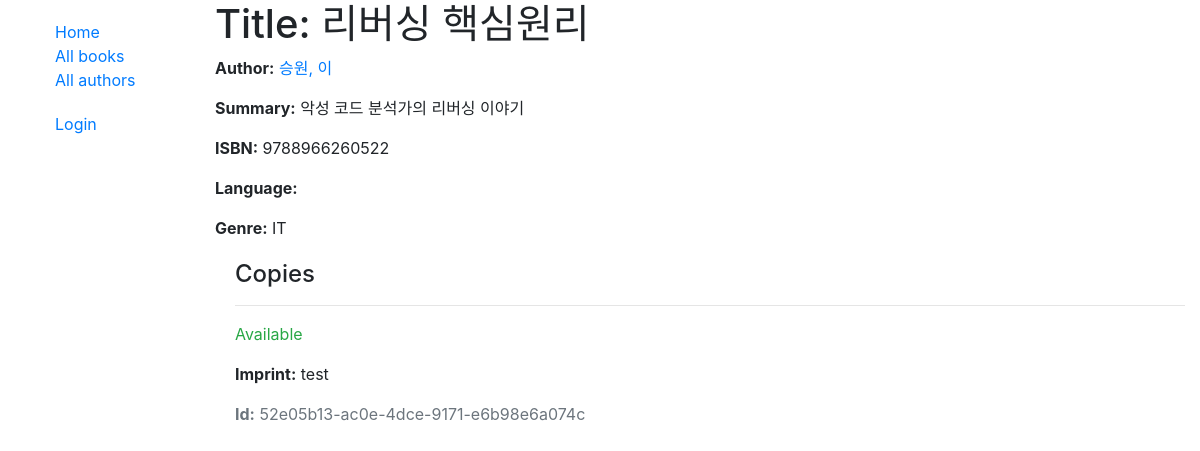
/catalog/book/1, run on the app's committed database.
### catalog/models.py (models this page shows, shortened)
class Book(models.Model):
    title = models.CharField(max_length=200)
    author = models.ForeignKey('Author', on_delete=models.SET_NULL, null=True)
    summary = models.TextField(max_length=1000, help_text='Enter a brief(짧은) description of the book')
    isbn = models.CharField('ISBN', max_length=13,
                            help_text='13 Character <a href="https://www.isbn-international.org/content/what-isbn">ISBN number</a>')
    genre = models.ManyToManyField(Genre, help_text='Select a genre for this book')
    def display_genre(self):
        """Create a string for the Genre. This is required to display genre in Admin."""
        return ', '.join(genre.name for genre in self.genre.all()[:3])
    display_genre.short_description = 'Genre'

class Author(models.Model):
    first_name = models.CharField(max_length=100)
    last_name = models.CharField(max_length=100)
    date_of_birth = models.DateField(null=True, blank=True)
    date_of_death = models.DateField('Died', null=True, blank=True)
    class Meta: # 메타데이터 옵션들은 모델에 무슨 데이터베이스를 사용해야만 하는가 그리고 데이터가 어떻게 저장되는가를 제어합니다.
        ordering = ['last_name', 'first_name']
        permissions = (("can_mark_returned", "Set book as returned"),)
    def __str__(self):
        return f'{self.last_name}, {self.first_name}'

class Genre(models.Model):
    name = models.CharField(max_length=200, help_text="Enter a book genre (e.g. Science Fiction")
    def __str__(self): # 최소한, 모든 모델마다 표준 파이썬 클래스의 메소드인 __str__() 을 정의하여 각각의 object 가 사람이 읽을 수 있는 문자열을 반환(return)하도록 합니다.
        return self.name

class BookInstance(models.Model):
    """ ForeignKey : 연관된 Book 을 식별하기 위해(각각의 책은 많은 복사본을 가질 수 있지만, 복사본은 하나의 Book 만을 가질 수 있음).
        CharField  : 책의 출판사(imprint)(특정한 발간일)을 나타내기 위해."""
    id = models.UUIDField(primary_key=True, default=uuid.uuid4, help_text='Unique ID for this particular book across whole library')
    book = models.ForeignKey('Book', on_delete=models.SET_NULL, null=True)
    imprint = models.CharField(max_length=200)
    due_back = models.DateField(null=True, blank=True)
    LOAN_STATUS = (
        ('m', 'Maintenance'), # 유지관리
        ('o', 'On loan'), # 대여됨
        ('a', 'Available'), # 이용가능
        ('r', 'Reserved'), # 예약됨
    )
    status = models.CharField(     # 선택/선택 목록(choice/selection list)을 정의하는 CharField 입니다.
        max_length=1,
        choices=LOAN_STATUS,
        blank=True,
        default='m',
        help_text='Book availability',
    )
    class Meta:
        ordering = ['due_back']
    borrower = models.ForeignKey(User, on_delete=models.SET_NULL, null=True, blank=True)

### catalog/views.py (the view)
# urls.py: re_path(r'^book/(?P<pk>\d+)$', views.BookDetailView.as_view(), name='book-detail'),
class BookDetailView(generic.DetailView):
    model = Book

### catalog/templates/catalog/book_detail.html (shortened to what this page needs)
{% extends "base_generic.html" %}
{% block content %}
<h1>Title: {{ book.title }}</h1>
<p><strong>Author:</strong> <a href="{% url 'author-detail' book.author.pk %}">{{ book.author }}</a></p>
<p><strong>Summary:</strong> {{ book.summary }}</p>
<p><strong>ISBN:</strong> {{ book.isbn }}</p>
<p><strong>Language:</strong> {{ book.language }}</p>
<p><strong>Genre:</strong> {% for genre in book.genre.all %}{{genre}}{% if not forloop.last %}, {% endif %}{% endfor %}</p>
<div style="margin-left:20px;margin-top:20px">
<h4>Copies</h4>
{% for copy in book.bookinstance_set.all %}
<hr>
<p class="{% if copy.status == 'a' %}text-success{% elif copy.status == 'd' %}text-danger{% else %}text-warning{% endif %}">{{ copy.get_status_display }}</p>
<p><strong>Imprint:</strong> {{copy.imprint}}</p>
<p class="text-muted"><strong>Id:</strong> {{copy.id}}</p>
{% endfor %}
</div>
{% endblock %}

### data on the page
Book: title "리버싱 핵심원리", author "승원, 이", summary "악성 코드 분석가의 리버싱 이야기", isbn "9788966260522"
Genre: name "IT"
BookInstance: status "Available", imprint "test", id "52e05b13-ac0e-4dce-9171-e6b98e6a074c"
